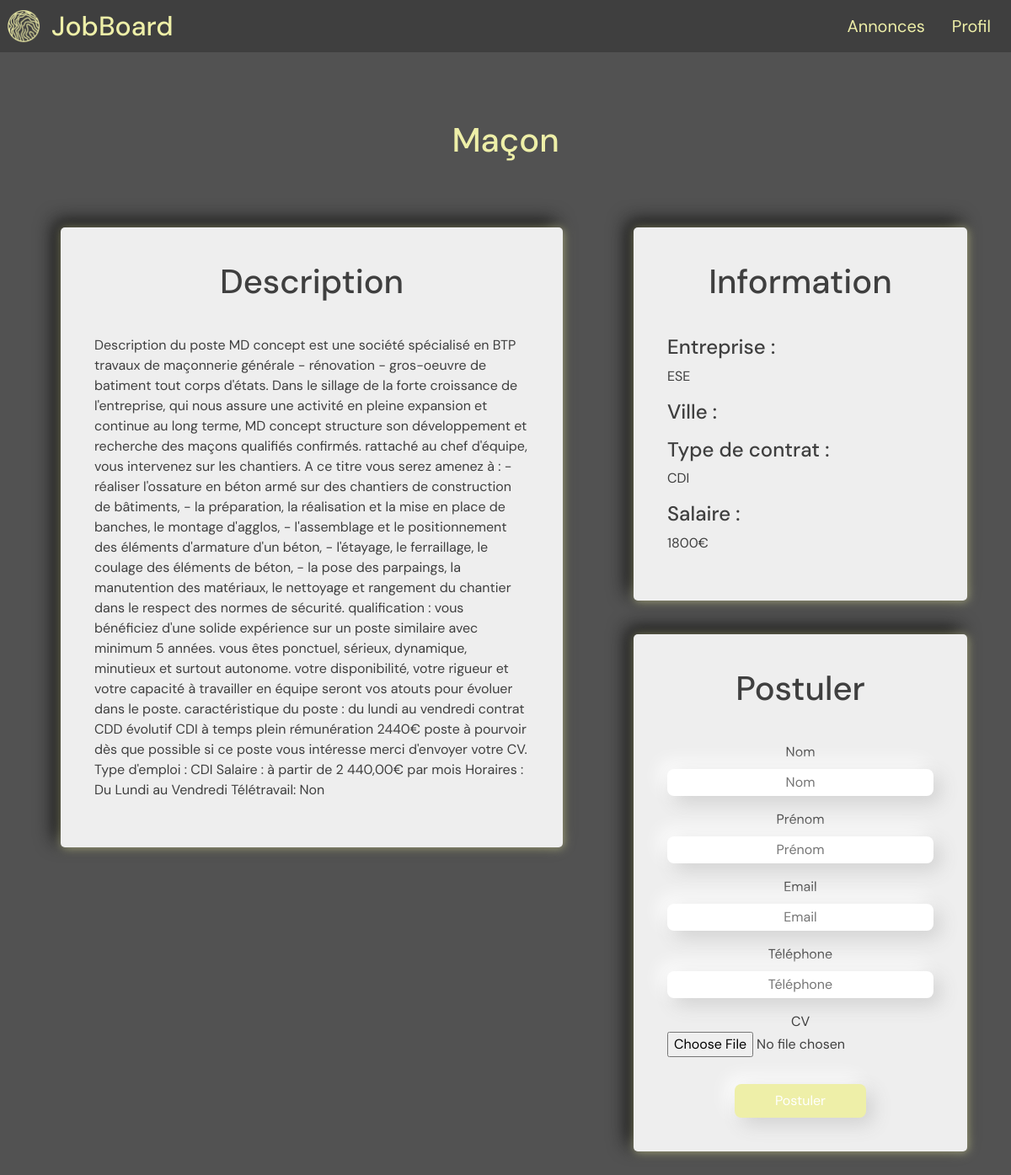
/addvertising.php?id=1, run on the app's committed database.
### tables this page shows
CREATE TABLE IF NOT EXISTS `advertising` (
  `id` int(11) NOT NULL AUTO_INCREMENT,
  `titre` varchar(255) DEFAULT NULL,
  `descript` text,
  `wages` int(11) DEFAULT NULL,
  `companie_name` varchar(255) DEFAULT NULL,
  `city` varchar(255) DEFAULT NULL,
  `date_e` date DEFAULT NULL,
  `published` tinyint(1) DEFAULT NULL,
  `companies_id` int(11) DEFAULT NULL,
  `contrat` varchar(255) DEFAULT NULL,
  PRIMARY KEY (`id`),
  KEY `companies_id` (`companies_id`)
);

### addvertising.php (the view, shortened to what this page needs)
<!DOCTYPE html>
<html lang="en">
<head>
    <link rel="stylesheet" href="https://cdnjs.cloudflare.com/ajax/libs/twitter-bootstrap/5.1.0/css/bootstrap.min.css">
    <link rel="stylesheet" href="https://cdnjs.cloudflare.com/ajax/libs/font-awesome/5.15.4/css/all.min.css">
    <link rel="stylesheet" href="style/style.css">
    <link rel="stylesheet" href="style/nav.css">
    <link rel="stylesheet" href="style/addvertising.css">
</head>
<body>
    <?php
    require_once("component/nav.php");
    require_once("configs/database.php");
    $id = $_GET['id'];
    $req = "SELECT * FROM advertising WHERE id = '$id'";
    if (isset($_SESSION['email']) && isset($_SESSION['email'])) {
        $email = $_SESSION['email'];
        $req2 = "SELECT * FROM people WHERE email = '$email'";
        foreach ($db->query($req2) as $line) {
            $people = $line['id'];
            $nom = $line['last_name'];
            $prénom = $line['first_name'];
            $tel = $line['phone'];
            $cv = $line['CV'];
        }
    } else {
        $nom = "";
        $prénom = "";
        $tel = "";
        $cv = "";
        $email = "";
    }
    foreach ($db->query($req) as $add) {
    ?>
        <div class="title_ad">
            <h1 style="color: #EEEFA8;"><?= $add['titre'] ?></h1>
        </div>
        <div class="add">
            <div class="row">
                <div class="fixed-content col-md-7 col-sm-12">
                    <div class="content">
                        <h1>Description</h5>
                            <p><?= $add['descript'] ?></p>
                    </div>
                </div>
                <div class="col-md-5 col-sm-12" style="position: absolute; right: 0;">
                    <div class="content">
                        <h1>Information</h5>
                            <div class="infos">
                                <h4>Entreprise :</h4>
                                <p><?= $add['companie_name'] ?></p>
                            </div>
                            <div class="info">
                                <h4>Ville :</h4>
                            </div>
                            <div class="info">
                                <h4>Type de contrat :</h4>
                                <p><?= $add['contrat'] ?></p>
                            </div>
                            <div class="info">
                                <h4>Salaire :</h4>
                                <p><?= $add['wages'] ?>€</p>
                            </div>
                    </div>
                    <div class="content">
                        <h1>Postuler</h1>
                        <form action="" method="POST" id="form_ad">
                            <div class="in">
                                <label for="last_name">Nom</label>
                                <input type="text" name="last_name" id="last_name" required="required" placeholder="Nom" value="<?= $nom ?>">
                            </div>
                            <div class="in">
                                <label for="first_name">Prénom</label>
                                <input type="text" name="first_name" id="first_name" required="required" placeholder="Prénom" value="<?= $prénom ?>">
                            </div>
                            <div class="in">
                                <label for="email">Email</label>
                                <input type="email" name="email" id="email" required="required" placeholder="Email" value="<?= $email ?>">
                            </div>
                            <div class="in">
                                <label for="phone">Téléphone</label>
                                <input type="tel" name="phone" id="phone" required="required" placeholder="Téléphone" value="<?= $tel ?>">
                            </div>
                            <div class="file">
                                <label for="cv">CV</label>
                                <input type="file" name="cv" id="cv" required="required" accept=".pdf" value="<?= $cv ?>">
                            </div>
                            <button type="submit">Postuler</button>
                        </form>
                    </div>
                </div>
            <?php
        }
            ?>
</body>
</html>

### style/style.css (style rules this page uses)
body { font-family: 'DM Sans', sans-serif; color: #3f3f3f; background-color: #525252; }

### style/addvertising.css (style rules this page uses)
.add { padding: 4vh; }
.title_ad { text-align: center; margin: 10vh 0vh 0vh 0vh; }
.content { margin: 5vh; padding: 5vh; border-radius: 50px; border-radius: 5px; background: #EEEEEE; box-shadow: 1px 1px 12px #eeefa893, -8px -8px 22px #111; }
.content h1 { text-align: center; margin-bottom: 5vh; }
.fixed-content { position:fixed; overflow-x:hidden; }
.content form { text-align: center; }
.content .in { display: flex; flex-direction: column; margin-bottom: 2vh; }
.content .in input { text-align: center; border:none; border-radius: 1vh; margin-top: 1vh; padding-top: 0.5vh; padding-bottom: 0.5vh; background: #FFFFFF; box-shadow: 8px 8px 22px #d1d1d1, -8px -8px 22px #ffffff; }
.content .file { text-align: center; margin-top: 1vh; margin-bottom: 2vh; }
.content button { margin-top: 2vh; color: white; border: none; background-color: #EEEFA8; border-radius: 1vh; padding: 1vh 6vh; background: #EEEFA8; box-shadow: 8px 8px 22px #d1d1d1, -8px -8px 22px #ffffff; transition: 0.2s; }

### data on the page
advertising: titre "Maçon", descript "Description du poste MD concept est une société spécialisé en BTP travaux de maçonnerie générale - rénovation - gros-oeuvre de batiment tout corps d'états. Dans le sillage de la forte croissance de l'entreprise, qui nous assure une activité en pleine expansion et continue au long terme, MD concept structure son développement et recherche des maçons qualifiés confirmés. rattaché au chef d'équipe, vous intervenez sur les chantiers. A ce titre vous serez amenez à : - réaliser l'ossature en béton armé sur des chantiers de construction de bâtiments, - la préparation, la réalisation et la mise en place de banches, le montage d'agglos, - l'assemblage et le positionnement des éléments d'armature…", companie_name "ESE", contrat "CDI", wages "1800"
